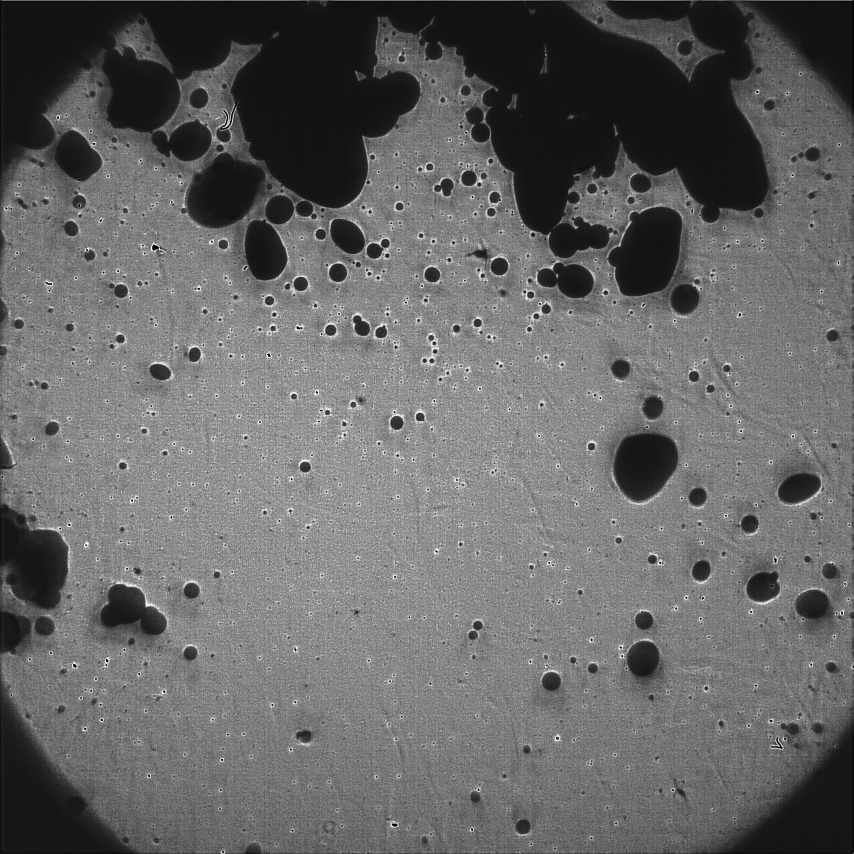
//> input picture PISCO_Modules/FullSegmenter/deconv_test_0.png, 2560 x 2560 px, given in place of M197_PELAGIOS_Schnitt.mov, which was not available (shown at 1/3 size)
$ ./main   (built with g++ and OpenCV 4)
//> lines starting //> are read from the running program, lines starting //| are printed output that depends on the picture; after the words box and inside, x2 and y2 are one past the last pixel; in counts of white or black regions, pixels touching at a corner belong together; pictures that were not available may be replaced by others from this repository, and a replacement may not be noted
### PISCO_Modules/FullSegmenter/src/parser.hpp
#pragma once
#include "error.hpp"
#include <string>


////////////////////////////////////////////////////////////
/// External variables set by settings file
////////////////////////////////////////////////////////////
extern std::string e_sourcePath;
extern std::string e_savePath;

extern bool e_grayscaleInput;
extern double e_minStdDev;
extern double e_minMean;
extern size_t e_imageStackSize;
extern size_t e_nImageStacks;
extern double e_imageThreshold;
extern double e_minArea;

extern std::string e_profileName;

////////////////////////////////////////////////////////////
/// Functions:
////////////////////////////////////////////////////////////
void readParameters(char *filename);
void defaultParams();

### PISCO_Modules/FullSegmenter/src/detection.hpp
#pragma once
#include <unordered_map>
#include <vector>

#include "error.hpp"
#include "types.hpp"

Error detection(std::vector<Image>& imageBuffer,
		std::unordered_map<size_t, std::vector<SegmenterObject>>& detectedObjects);

### PISCO_Modules/FullSegmenter/src/types.hpp
#pragma once
#include <opencv2/core/mat.hpp>
#include <opencv2/core/types.hpp>
#include <vector>


struct Image {
	cv::Mat img;
	size_t id;	// image id

	double meanOrg = -1;
	double stddevOrg = -1;
	double meanCorrected = -1;
	double stddevCorrected = -1;
	double detectionThreshold = -1;
};


struct SegmenterObject {
	size_t id;	// source image id
	std::vector<cv::Point> contour;	// contour of object
	cv::Rect boundingBox;
	double area;


	// [32 lines of commented-out code are left out]
};

### PISCO_Modules/FullSegmenter/src/error.hpp
#pragma once
#include <string>

extern bool e_warningsAsError;

std::string makeRed(std::string str);
std::string makeYellow(std::string str);
std::string makeBlue(std::string str);

// Error struct. Predefined errors are available. An error code of 0 means
// Success, negative values correspond to errors and positve values to warnings.
// Additionaly, messages can be defined which makes debugging easier. Errors
// print warnings when the destructor is called before checking the error.
struct [[nodiscard]] Error {
	private:
		const std::string m_name;
		std::string m_message;
		const int m_errorCode;
		bool m_checked;

	public:
		// constructor from error code with optional error name
		Error(int errorCode, std::string name = "")
			: m_name(name), m_errorCode(errorCode), m_checked(false) {};

		// constructor from existing error
		Error(const Error& error)
			: m_name(error.m_name), m_message(error.m_message),
				m_errorCode(error.m_errorCode), m_checked(false) {};

		Error operator=(Error& other);
		bool operator==(const Error& other);

		static const Error Success;  // id 0

		// Errors:
		static const Error RuntimeError;  // id -1
		static const Error ConversionError;  // id -2, for parser errors

		// Warnings:
		static const Error EmptyImage;  // id 1
		static const Error CorruptedImage;  // id 2

		bool check(std::string message = "");
		void addMessage(std::string message);
};

### PISCO_Modules/FullSegmenter/src/background_correction.hpp
#pragma once

#include "error.hpp"
#include "types.hpp"

Error correctImages(std::vector<Image>& imageBuffer);

### ControlCenter/Modules/BackgroundCorrectionModule/testing/main.cpp
#include "background_correction.hpp"
#include <chrono>
#include <cstdio>
#include <iostream>
#include <opencv2/core/mat.hpp>
#include <opencv2/highgui.hpp>
#include <opencv2/imgproc.hpp>

int main()
{
    std::string inputPath = "/home/tim/Documents/ArbeitTestData/M197_PELAGIOS_Schnitt.mov";

    cv::VideoCapture cap(inputPath);
    cv::Mat frame, background, img, videoImg, backgroundSum;
    int numBackgroundImages = 10;
    std::vector<cv::Mat> buffer;
    buffer.resize(numBackgroundImages);
    char key = ' ';

    if (!cap.isOpened())
        throw "Could not open video file";

    int idx = 0;
    while (true) {
        auto start = std::chrono::high_resolution_clock::now();
        cap >> frame;
//> frame is the input picture: 2560 rows x 2560 cols, CV_8UC3; min 1, max 254, mean 102.2
        if (frame.empty() || key == 'q')
            break;

        cv::cvtColor(frame, frame, cv::COLOR_BGR2GRAY);
//> frame: 2560 rows x 2560 cols, CV_8UC1

        if (img.empty()) {
            img = cv::Mat(frame.rows, 3 * frame.cols, CV_8U);
            backgroundSum = cv::Mat(frame.rows, frame.cols, CV_64F);
        }

        buffer[idx % numBackgroundImages] = frame;

        if (idx < numBackgroundImages) {
            background = frame;
            // cv::add(frame, backgroundSum, backgroundSum, cv::noArray(), CV_64F);
        } else {
            // averageMethod(buffer, background, 0, numBackgroundImages - 1);
            // minMethod(buffer, background, 0, numBackgroundImages - 1);
            minMaxMethod(buffer, background, 0, numBackgroundImages - 1);
            // medianMethod(buffer, background, 0, numBackgroundImages - 1);
            // rollingAverageMethod(backgroundSum, background, buffer[(idx + numBackgroundImages - 1) % numBackgroundImages], frame, numBackgroundImages);
        }

        frame.copyTo(img(cv::Rect(0, 0, frame.cols, frame.rows)));
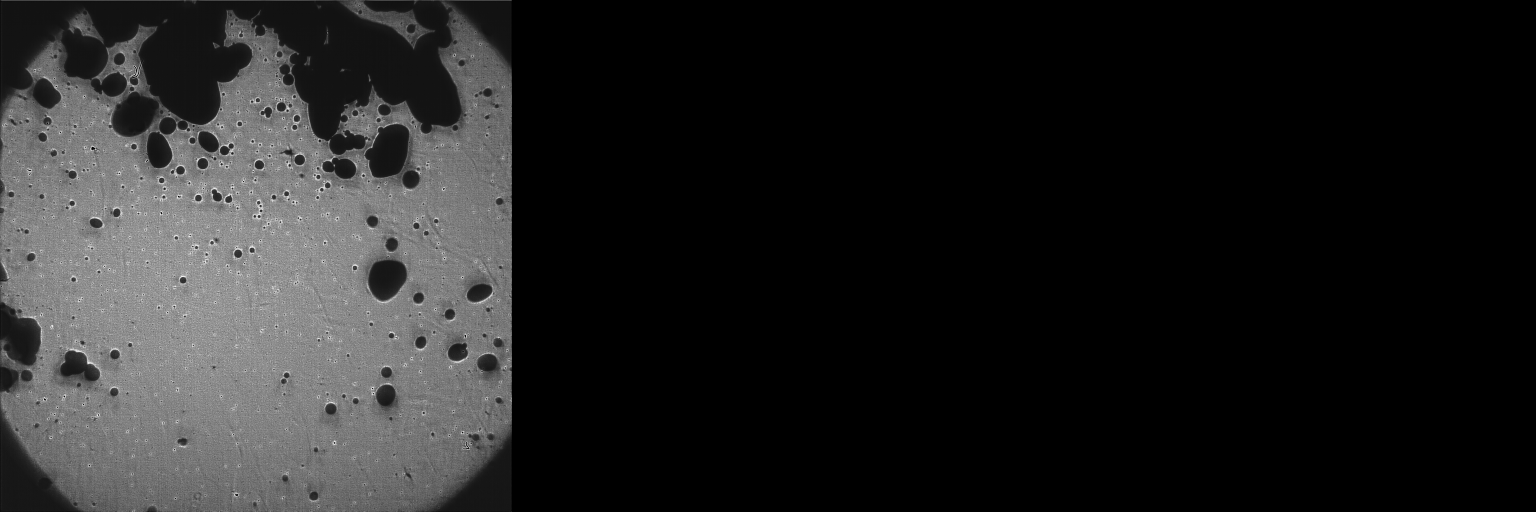
//> img: 2560 rows x 7680 cols, CV_8UC1 (shown at 1/5 size); min 0, max 254, mean 34.1
        background.copyTo(img(cv::Rect(frame.cols, 0, frame.cols, frame.rows)));
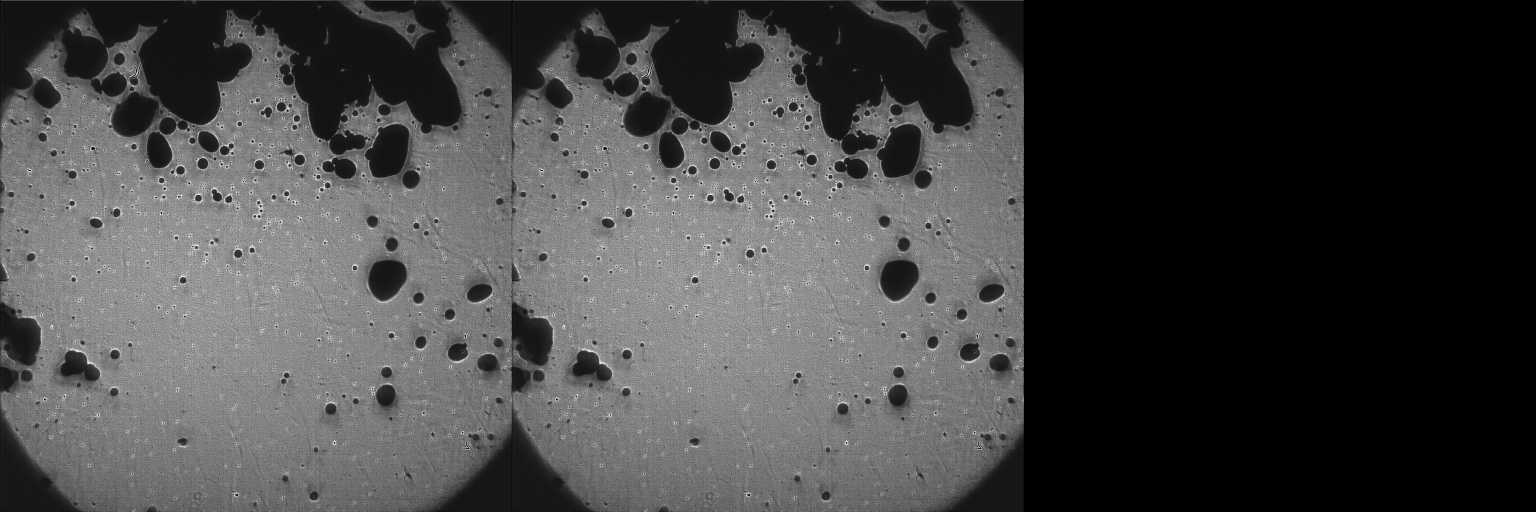
//> img: 2560 rows x 7680 cols, CV_8UC1 (shown at 1/5 size); min 0, max 254, mean 68.1
        cv::absdiff(frame, background, frame);
//> frame: 2560 rows x 2560 cols, CV_8UC1; every value is 0
        frame.copyTo(img(cv::Rect(2 * frame.cols, 0, frame.cols, frame.rows)));

        cv::resize(img, videoImg, cv::Size(1500, 500));
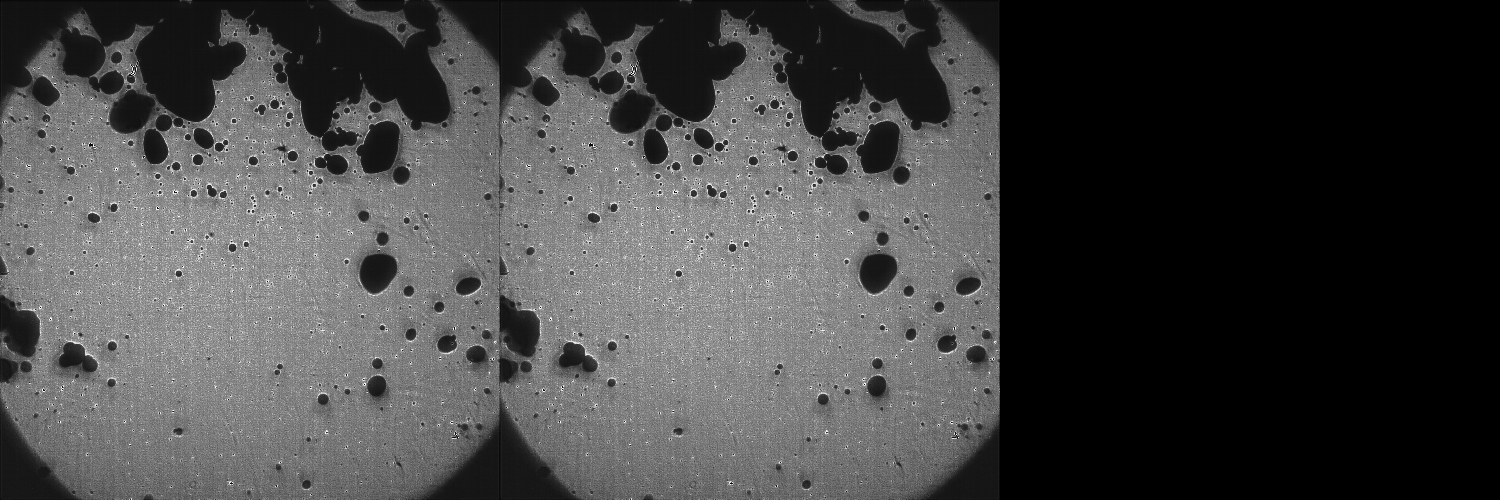
//> videoImg: 500 rows x 1500 cols, CV_8UC1; min 0, max 254, mean 68
        cv::putText(videoImg, "Frame", cv::Point(10, 20), cv::FONT_HERSHEY_SIMPLEX, 0.5, 255);
//> videoImg: 500 rows x 1500 cols, CV_8UC1; 108 pixels changed, all inside (x1, y1, x2, y2) = (12, 10, 59, 21)
        cv::putText(videoImg, "Background", cv::Point(510, 20), cv::FONT_HERSHEY_SIMPLEX, 0.5, 255);
//> videoImg: 500 rows x 1500 cols, CV_8UC1; min 0, max 255, mean 68.1
        cv::putText(videoImg, "Difference", cv::Point(1010, 20), cv::FONT_HERSHEY_SIMPLEX, 0.5, 255);
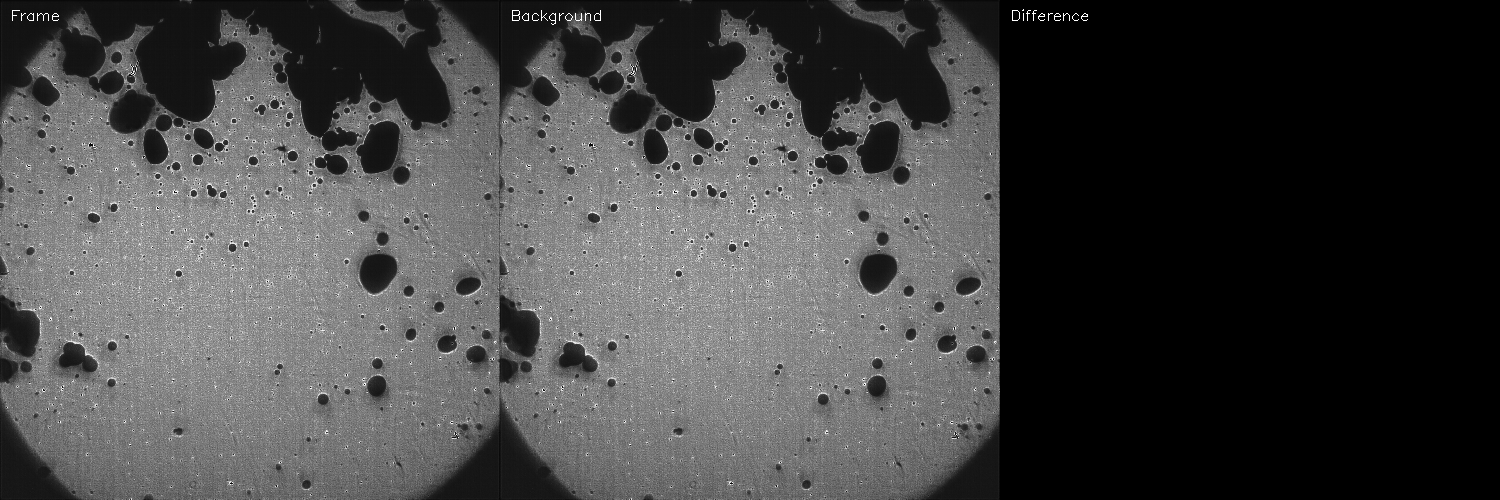
//> videoImg: 500 rows x 1500 cols, CV_8UC1; min 0, max 255, mean 68.2

        auto end = std::chrono::high_resolution_clock::now();
        double duration = std::chrono::duration_cast<std::chrono::milliseconds>(end - start).count();
        std::cout << "Duration of frame: " << duration << "ms" << std::endl;

        cv::imshow("Video", videoImg);
        key = cv::waitKey(1);
//> the 'q' key is pressed
        idx++;
    }

    return 0;
}

$ run again, on PISCO_Modules/FullSegmenter/deconv_test_1.png
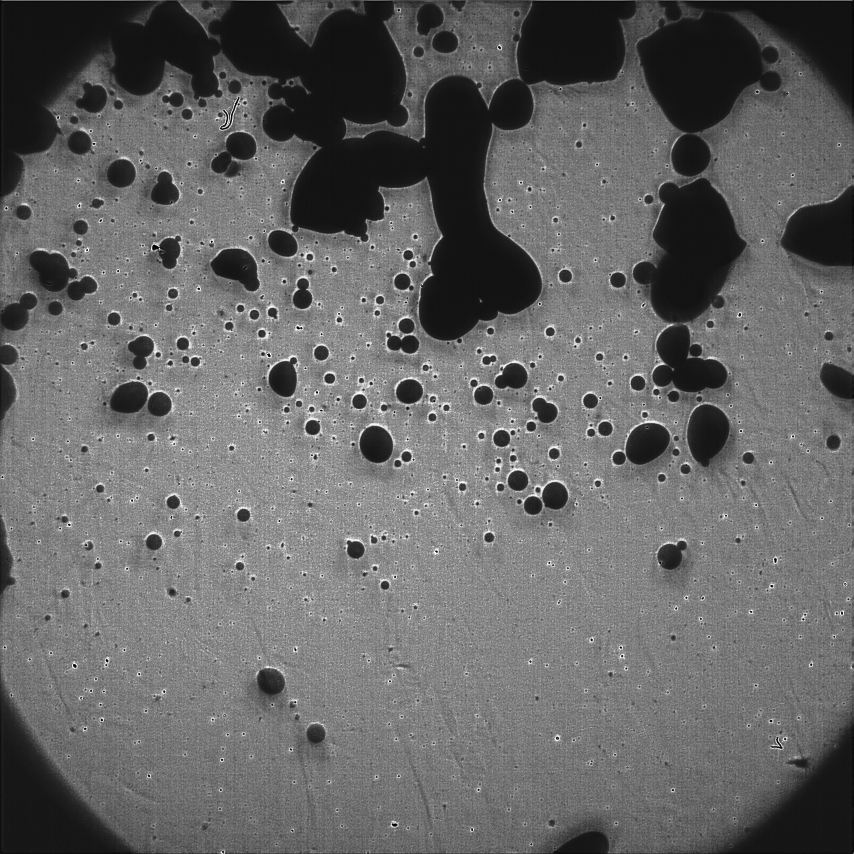
//> input picture PISCO_Modules/FullSegmenter/deconv_test_1.png, 2560 x 2560 px, given in place of M197_PELAGIOS_Schnitt.mov, which was not available (shown at 1/3 size)
//> frame is the input picture: 2560 rows x 2560 cols, CV_8UC3; min 1, max 254, mean 101.7
//> `frame.copyTo(img(cv::Rect(0, 0, frame.cols, frame.rows)));`:
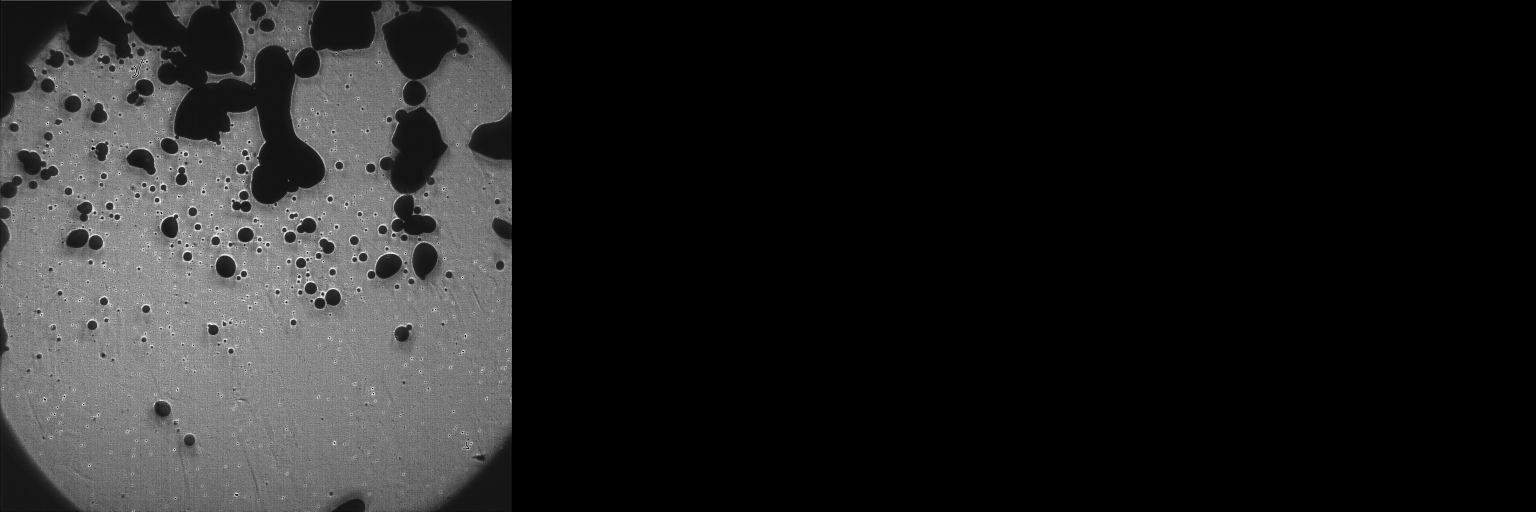
//> img: 2560 rows x 7680 cols, CV_8UC1 (shown at 1/5 size); min 0, max 254, mean 33.9
//> `cv::putText(videoImg, "Difference", cv::Point(1010, 20), cv::FONT_HERS..`:
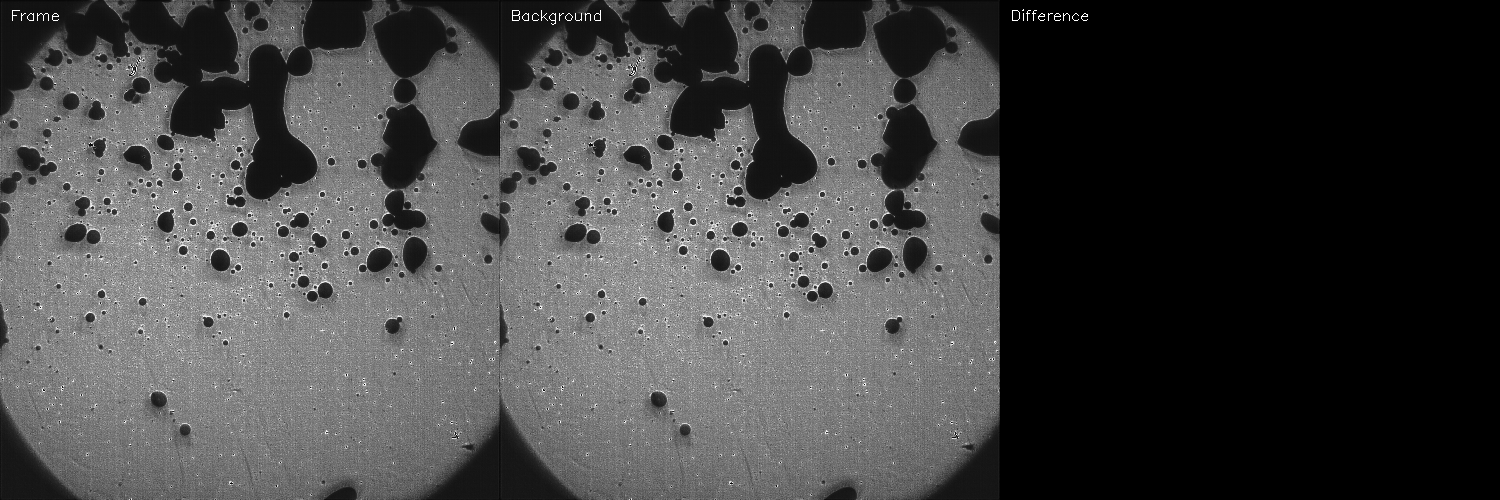
//> videoImg: 500 rows x 1500 cols, CV_8UC1; min 0, max 255, mean 67.9
